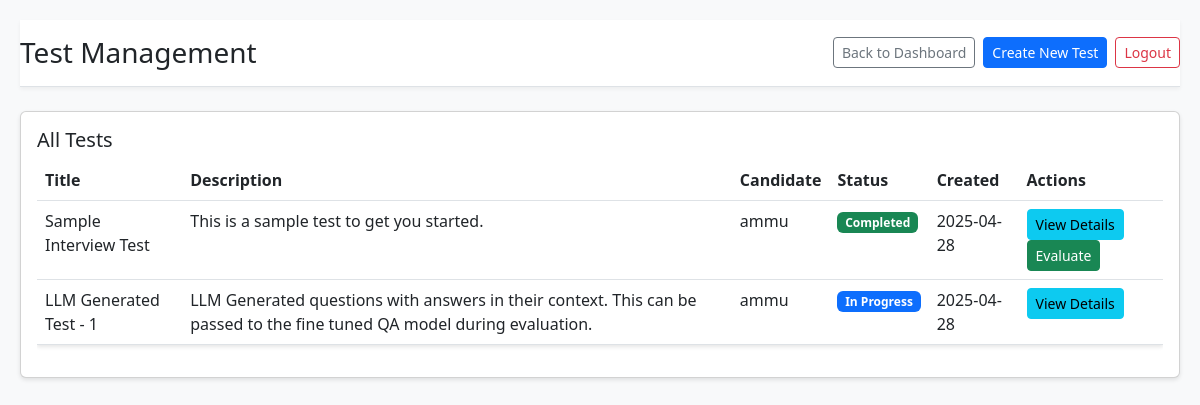
/admin/tests (signed in), run on an earlier commit of the app's database.
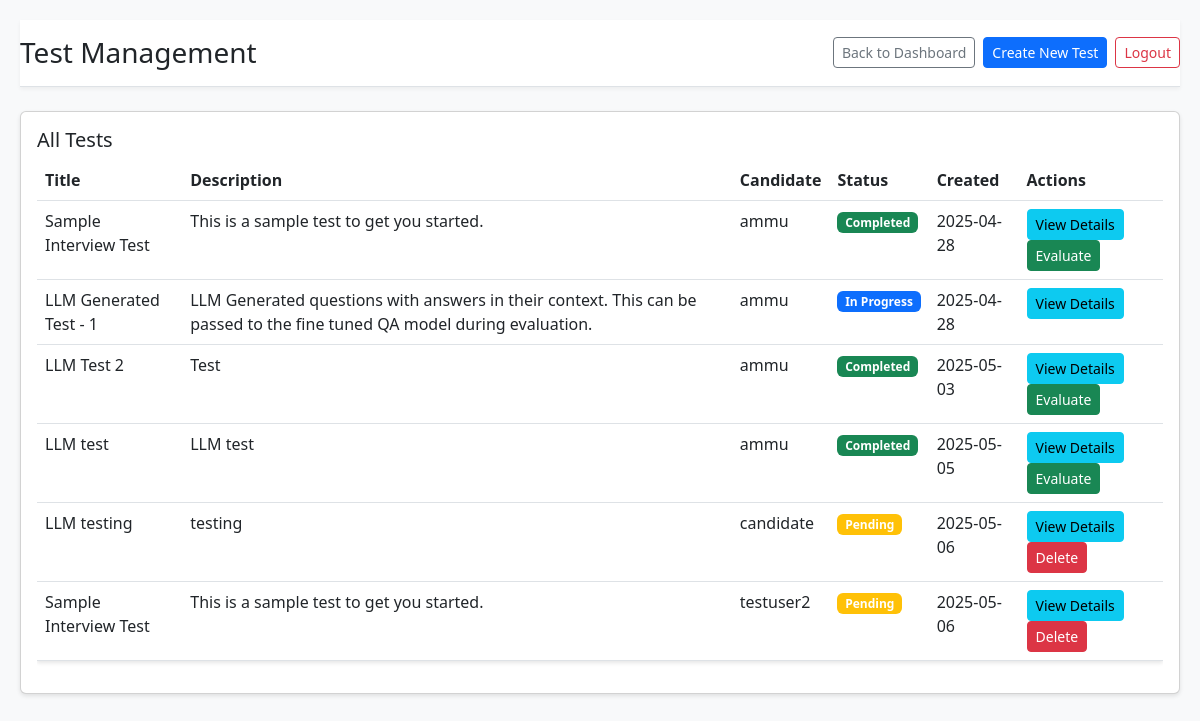
And on a later commit of the database.
### app.py (models this page shows)
class Test(db.Model):
    id = db.Column(db.Integer, primary_key=True)
    title = db.Column(db.String(100), nullable=False)
    description = db.Column(db.Text)
    candidate_id = db.Column(db.Integer, db.ForeignKey('candidate.id'), nullable=False)
    created_at = db.Column(db.DateTime, default=datetime.utcnow)
    status = db.Column(db.String(20), default='Pending')  # Pending, In Progress, Completed
    questions = db.relationship('Question', backref='test', lazy=True)

class Candidate(db.Model):
    id = db.Column(db.Integer, primary_key=True)
    name = db.Column(db.String(100), nullable=False)
    position = db.Column(db.String(100), nullable=False)
    score = db.Column(db.Float, default=0.0)
    feedback_status = db.Column(db.String(20), default='Pending')
    created_at = db.Column(db.DateTime, default=datetime.utcnow)
    tests = db.relationship('Test', backref='candidate', lazy=True)

### app.py (the view)
@app.route('/admin/tests')
@login_required
@role_required('admin')
def admin_tests():
    tests = Test.query.all()
    return render_template('admin_tests.html', tests=tests)

### app.py (called while the page is built)
def login_required(f):
    @wraps(f)
    def decorated_function(*args, **kwargs):
        if 'user' not in session:
            flash('Please log in first.', 'warning')
            return redirect(url_for('login'))
        return f(*args, **kwargs)
    return decorated_function

def role_required(role):
    def decorator(f):
        @wraps(f)
        def decorated_function(*args, **kwargs):
            if 'user' not in session or session['role'] != role:
                flash(f'You do not have permission to access this page.', 'danger')
                return redirect(url_for('login'))
            return f(*args, **kwargs)
        return decorated_function
    return decorator

### templates/admin_tests.html (shortened to what this page needs)
<!DOCTYPE html>
<html lang="en">
<head>
    <link href="https://cdn.jsdelivr.net/npm/bootstrap@5.3.0/dist/css/bootstrap.min.css" rel="stylesheet">
    <link rel="stylesheet" href="{{ url_for('static', filename='css/style.css') }}">
</head>
<body>
    <div class="container-fluid">
        <header class="py-3 border-bottom">
            <div class="d-flex justify-content-between align-items-center">
                <h1 class="h3 mb-0">Test Management</h1>
                <div class="d-flex align-items-center">
                    <a href="{{ url_for('admin_dashboard') }}" class="btn btn-outline-secondary btn-sm me-2">Back to Dashboard</a>
                    <a href="{{ url_for('create_test') }}" class="btn btn-primary btn-sm me-2">Create New Test</a>
                    <a href="{{ url_for('logout') }}" class="btn btn-outline-danger btn-sm">Logout</a>
                </div>
            </div>
        </header>
        <div class="row mt-4">
            <div class="col-12">
                <div class="card">
                    <div class="card-body">
                        <h5 class="card-title">All Tests</h5>
                        {% if tests %}
                            <div class="table-responsive">
                                <table class="table">
                                    <thead>
                                        <tr>
                                            <th>Title</th>
                                            <th>Description</th>
                                            <th>Candidate</th>
                                            <th>Status</th>
                                            <th>Created</th>
                                            <th>Actions</th>
                                        </tr>
                                    </thead>
                                    <tbody>
                                        {% for test in tests %}
                                        <tr>
                                            <td>{{ test.title }}</td>
                                            <td>{{ test.description }}</td>
                                            <td>{{ test.candidate.name }}</td>
                                            <td>
                                                {% if test.status == 'Pending' %}
                                                    <span class="badge bg-warning">Pending</span>
                                                {% elif test.status == 'In Progress' %}
                                                    <span class="badge bg-primary">In Progress</span>
                                                {% else %}
                                                    <span class="badge bg-success">Completed</span>
                                                {% endif %}
                                            </td>
                                            <td>{{ test.created_at.strftime('%Y-%m-%d') }}</td>
                                            <td>
                                                <button class="btn btn-sm btn-info view-test" data-id="{{ test.id }}">
                                                    View Details
                                                </button>
                                                {% if test.status == 'Completed' %}
                                                    <a href="{{ url_for('evaluate_test', test_id=test.id) }}"
                                                       class="btn btn-sm btn-success">
                                                        Evaluate
                                                    </a>
                                                {% endif %}
                                                {% if test.status == 'Pending' %}
                                                    <button class="btn btn-sm btn-danger delete-test" data-id="{{ test.id }}">
                                                        Delete
                                                    </button>
                                                {% endif %}
                                            </td>
                                        </tr>
                                        {% endfor %}
                                    </tbody>
                                </table>
                            </div>
                        {% else %}
                            <div class="alert alert-info">
                                No tests have been created yet. Click "Create New Test" to get started.
                            </div>
                        {% endif %}
                    </div>
                </div>
            </div>
        </div>
    </div>
</body>
</html>

### static/css/style.css (style rules this page uses)
body { background-color: #f8f9fa; font-family: 'Segoe UI', Tahoma, Geneva, Verdana, sans-serif; }
.container-fluid { max-width: 1400px; margin: 0 auto; padding: 20px; }
header { background-color: #fff; box-shadow: 0 2px 4px rgba(0,0,0,0.05); }
.table { background-color: #fff; box-shadow: 0 2px 4px rgba(0,0,0,0.1); }
.card { box-shadow: 0 2px 4px rgba(0,0,0,0.1); margin-bottom: 20px; }

What changed in the data, as far as the page shows it:
added Test: title "LLM Test 2", description "Test", candidate.name "ammu", status "Completed", created_at "2025-05-03"
added Test: title "LLM test", description "LLM test", candidate.name "ammu", status "Completed", created_at "2025-05-05"
added Test: title "LLM testing", description "testing", candidate.name "candidate", status "Pending", created_at "2025-05-06"
added Test: title "Sample Interview Test", description "This is a sample test to get you started.", candidate.name "testuser2", status "Pending", created_at "2025-05-06"
